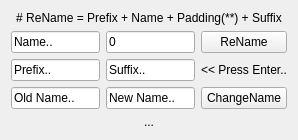
<?xml version="1.0" encoding="UTF-8"?>
<ui version="4.0">
 <class>Form</class>
 <widget class="QWidget" name="Form">
  <property name="geometry">
   <rect>
    <x>0</x>
    <y>0</y>
    <width>298</width>
    <height>132</height>
   </rect>
  </property>
  <property name="windowTitle">
   <string>Form</string>
  </property>
  <layout class="QGridLayout" name="gridLayout">
   <item row="1" column="0">
    <widget class="QLineEdit" name="name_lineEdit">
     <property name="text">
      <string>Name..</string>
     </property>
    </widget>
   </item>
   <item row="1" column="1">
    <widget class="QLineEdit" name="padding_lineEdit">
     <property name="text">
      <string>0</string>
     </property>
    </widget>
   </item>
   <item row="1" column="2">
    <widget class="QPushButton" name="rename_pushButton">
     <property name="text">
      <string>ReName</string>
     </property>
    </widget>
   </item>
   <item row="2" column="0">
    <widget class="QLineEdit" name="prefix_lineEdit">
     <property name="text">
      <string>Prefix..</string>
     </property>
    </widget>
   </item>
   <item row="2" column="1">
    <widget class="QLineEdit" name="suffix_lineEdit">
     <property name="text">
      <string>Suffix..</string>
     </property>
    </widget>
   </item>
   <item row="3" column="0">
    <widget class="QLineEdit" name="oldname_lineEdit">
     <property name="text">
      <string>Old Name..</string>
     </property>
    </widget>
   </item>
   <item row="3" column="1">
    <widget class="QLineEdit" name="newname_lineEdit">
     <property name="text">
      <string>New Name..</string>
     </property>
    </widget>
   </item>
   <item row="3" column="2">
    <widget class="QPushButton" name="change_pushButton">
     <property name="text">
      <string>ChangeName</string>
     </property>
    </widget>
   </item>
   <item row="4" column="0" colspan="3">
    <widget class="QLabel" name="message_label">
     <property name="text">
      <string>...</string>
     </property>
     <property name="alignment">
      <set>Qt::AlignCenter</set>
     </property>
    </widget>
   </item>
   <item row="0" column="0" colspan="3">
    <widget class="QLabel" name="label">
     <property name="text">
      <string># ReName = Prefix + Name + Padding(**) + Suffix</string>
     </property>
     <property name="alignment">
      <set>Qt::AlignCenter</set>
     </property>
    </widget>
   </item>
   <item row="2" column="2">
    <widget class="QLabel" name="label_2">
     <property name="text">
      <string>&lt;&lt; Press Enter..</string>
     </property>
    </widget>
   </item>
  </layout>
 </widget>
 <resources/>
 <connections/>
</ui>
